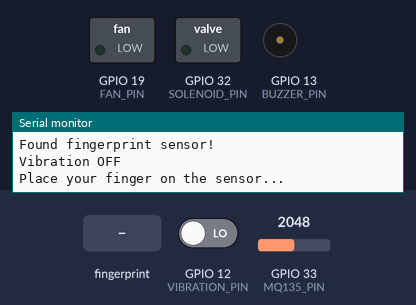
Simulated run of this sketch. Board: ESP32. Shown: switched loads named in the sketch (green lamp = pin HIGH), buzzer (waves = sounding, pin HIGH), the last lines printed to the serial monitor. The inputs (shaded band) are chosen by the test bench; at power-on: GPIO 12 (VIBRATION_PIN) LOW, GPIO 33 (MQ135_PIN) = 2048. WiFi joins after 1.5 s; servers stay silent unless stated.

Above: at 3.2 s.
3.3 s: GPIO 12 (VIBRATION_PIN) driven HIGH
At 10.5 s:
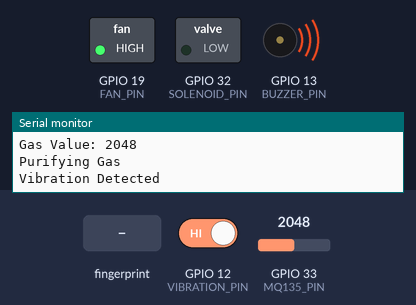
17.3 s: GPIO 33 (MQ135_PIN) set to 54
23.4 s: GPIO 33 (MQ135_PIN) set to 46
At 29.6 s:
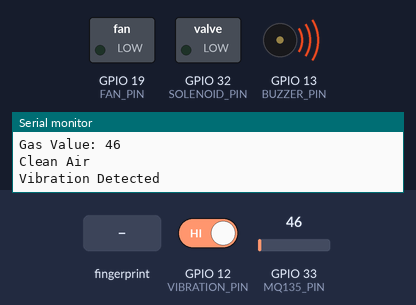
37.4 s: finger stored as number 1 placed on the sensor
At 41.4 s:
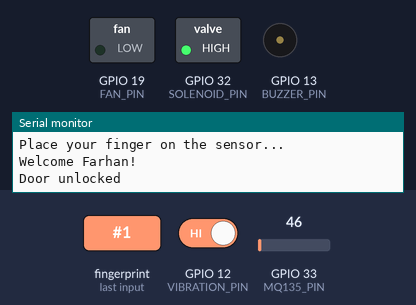
50.4 s: GPIO 33 (MQ135_PIN) set to 491
At 52.8 s:
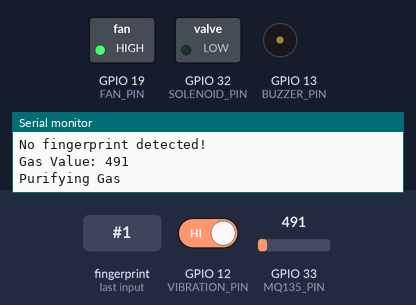
Timing chart, 0 to 54.3 s (numbered marks = the images above; inputs shaded):
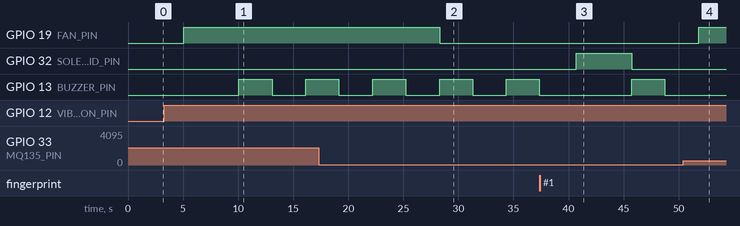

The sketch:

Combine_FingerGasVib.ino
```cpp
#include <WiFi.h>
#include <Adafruit_Fingerprint.h>

#define MQ135_PIN A5         // Define the pin for MQ135 gas sensor
#define VIBRATION_PIN 12     // Define the pin for vibration sensor
#define BUZZER_PIN 13        // Define the pin for the buzzer
#define GAS_THRESHOLD 50     // Define the gas threshold
#define SOLENOID_PIN 32      // Define the pin connected to the solenoid lock

const char* ssid = "@KKTMPJ STAFF";
const char* password = "kktmpj1234";
const int FAN_PIN = 19;     // Define the pin for the 12V fan

#define FINGERPRINT_SENSOR_RX 16 // RX pin of fingerprint sensor connected to GPIO 16
#define FINGERPRINT_SENSOR_TX 17 // TX pin of fingerprint sensor connected to GPIO 17

// Define the hardware serial port to use
#define FINGERPRINT_SERIAL Serial2 // Change to the appropriate Serial port you are using on your ESP32

Adafruit_Fingerprint finger = Adafruit_Fingerprint(&FINGERPRINT_SERIAL);

// Array to store registered fingerprint IDs
const uint16_t registeredIDs[] = {1, 2}; // Add more IDs as needed

WiFiServer server(80);
unsigned long lastVibrationTime = 0; // Variable to store the time when vibration was last detected
unsigned long lastGasTime = 0;       // Variable to store the time when gas was last read
bool fanActive = false;               // Variable to track fan activation state

// Function declarations
void unlockDoor();
void lockDoor();
bool fingerprintTrigger();

void setup() {
  Serial.begin(115200);      // Initialize serial communication
  pinMode(MQ135_PIN, INPUT); // Set MQ135 pin as input
  pinMode(VIBRATION_PIN, INPUT); // Set vibration sensor pin as input
  pinMode(BUZZER_PIN, OUTPUT); // Set buzzer pin as output
  pinMode(FAN_PIN, OUTPUT);   // Set fan pin as output
  pinMode(SOLENOID_PIN, OUTPUT); // Set the solenoid pin as an output

  connectToWiFi(); // Connect to WiFi network
  Serial.println("Connected to WiFi");

  // Start the server
  server.begin();

  // Start the hardware serial port for the fingerprint sensor
  FINGERPRINT_SERIAL.begin(57600);

  if (finger.verifyPassword()) {
    Serial.println("Found fingerprint sensor!");
  } else {
    Serial.println("Did not find fingerprint sensor :(");
    while (1) { delay(1); }
  }
}

void loop() {
  // Check WiFi connection
  if (WiFi.status() != WL_CONNECTED) {
    Serial.println("WiFi connection lost. Reconnecting...");
    connectToWiFi();
  }

  // Read analog value from MQ135 sensor every 5 seconds
  if (millis() - lastGasTime >= 5000) {
    int gasValue = analogRead(MQ135_PIN);
    Serial.print("Gas Value: ");
    Serial.println(gasValue);
    if (gasValue > GAS_THRESHOLD) {
      Serial.println("Purifying Gas");
      if (!fanActive) {
        digitalWrite(FAN_PIN, HIGH); // Turn on the fan
        fanActive = true;
        delay(5000);
      }
    } else {
      Serial.println("Clean Air");
      if (fanActive) {
        digitalWrite(FAN_PIN, LOW); // Turn off the fan
        fanActive = false;
      }
    }
    lastGasTime = millis(); // Update the last gas reading time
  }

  // Read digital value from vibration sensor every 1 second
  if (millis() - lastVibrationTime >= 1000) {
    int vibrationValue = digitalRead(VIBRATION_PIN);
    if (vibrationValue == HIGH) {
      Serial.println("Vibration Detected");
      digitalWrite(BUZZER_PIN, HIGH); // Turn on the buzzer
      delay(3000); // Keep the buzzer active for 3 seconds
      digitalWrite(BUZZER_PIN, LOW); // Turn off the buzzer
    } else {
      Serial.println("Vibration OFF");
    }
    lastVibrationTime = millis(); // Update the last vibration reading time
  }

  // Check for fingerprint detection
  if (fingerprintTrigger()) {
    unlockDoor(); // Unlock the door
    delay(5000); // Keep the door unlocked for 5 seconds (adjust as needed)
    lockDoor(); // Lock the door
  }

  // Check if a client has connected
  WiFiClient client = server.available();
  if (client) {
    // Wait for data from client to close connection
    while (client.connected()) {
      if (client.available()) {
        client.stop();
      }
    }
  }

  // Delay to control the loop frequency
  delay(10);
}

void connectToWiFi() {
  WiFi.begin(ssid, password);
  int attempts = 0;
  while (WiFi.status() != WL_CONNECTED && attempts < 5) {
    delay(1000);
    Serial.println("Connecting to WiFi...");
    attempts++;
  }
}

bool fingerprintTrigger() {
  Serial.println("Place your finger on the sensor...");
  delay(3000); // Delay for 3 seconds to allow time for the user to place their finger
  int detectedID = getFingerprintID();
  if (detectedID > 0) {
    for (int i = 0; i < sizeof(registeredIDs) / sizeof(registeredIDs[0]); i++) {
      if (detectedID == registeredIDs[i]) {
        Serial.println("Welcome Farhan!"); // Change the message as needed
        return true;
      }
    }
  } else if (detectedID == 0) {
    Serial.println("You're Thief!");
  } else {
    Serial.println("No fingerprint detected!");
  }
  return false;
}

int getFingerprintID() {
  uint8_t p = finger.getImage();
  if (p != FINGERPRINT_OK)  return -1;

  p = finger.image2Tz();
  if (p != FINGERPRINT_OK)  return -1;

  p = finger.fingerFastSearch();
  if (p == FINGERPRINT_OK) {
    return finger.fingerID;
  } else if (p == FINGERPRINT_NOTFOUND) {
    return 0;
  } else {
    return -1;
  }
}

void unlockDoor() {
  digitalWrite(SOLENOID_PIN, HIGH); // Activate the solenoid to unlock the door
  Serial.println("Door unlocked");
}

void lockDoor() {
  digitalWrite(SOLENOID_PIN, LOW); // Deactivate the solenoid to lock the door
  Serial.println("Door locked");
}
```

Measured:
- the behaviour switches between 51 and 50 on GPIO 33 (MQ135_PIN) (found by bisection; images 1 and 2)
- after the input at 3.3 s, GPIO 13 (BUZZER_PIN): LOW → HIGH after 6.8 s, → LOW 3.0 s later, → HIGH 3.1 s later
- after the input at 23.4 s, GPIO 19 (FAN_PIN): HIGH → LOW after 4.9 s
- after the input at 37.4 s, GPIO 32 (SOLENOID_PIN): LOW → HIGH after 3.3 s, → LOW 5.0 s later
- after the input at 50.4 s, GPIO 19 (FAN_PIN): LOW → HIGH after 1.4 s; GPIO 13 (BUZZER_PIN): stays LOW (without the input it goes to HIGH after 1.4 s)
